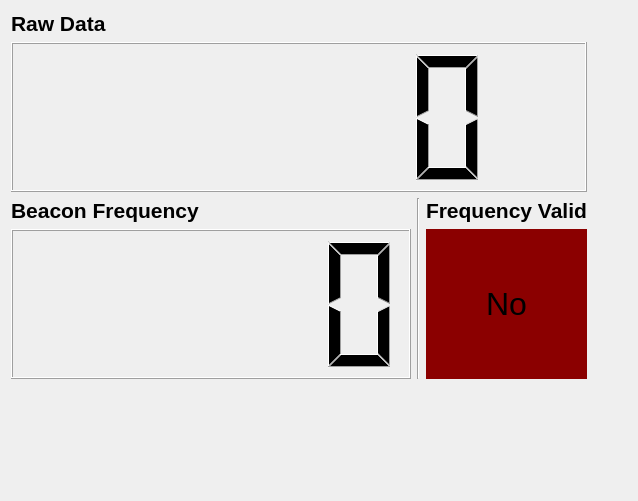
        <widget class="QWidget" name="tab_5">
         <attribute name="title">
          <string>RDF</string>
         </attribute>
         <layout class="QGridLayout" name="gridLayout_16">
          <item row="2" column="0">
           <spacer name="verticalSpacer_6">
            <property name="orientation">
             <enum>Qt::Vertical</enum>
            </property>
            <property name="sizeHint" stdset="0">
             <size>
              <width>20</width>
              <height>111</height>
             </size>
            </property>
           </spacer>
          </item>
          <item row="0" column="0">
           <layout class="QVBoxLayout" name="verticalLayout_20">
            <item>
             <layout class="QVBoxLayout" name="verticalLayout_21">
              <item>
               <widget class="QLabel" name="label_31">
                <property name="font">
                 <font>
                  <pointsize>16</pointsize>
                  <weight>75</weight>
                  <bold>true</bold>
                 </font>
                </property>
                <property name="text">
                 <string>Raw Data</string>
                </property>
               </widget>
              </item>
              <item>
               <widget class="QLCDNumber" name="rssi_lcdnumber">
                <property name="minimumSize">
                 <size>
                  <width>400</width>
                  <height>150</height>
                 </size>
                </property>
               </widget>
              </item>
             </layout>
            </item>
            <item>
             <layout class="QVBoxLayout" name="verticalLayout_22"/>
            </item>
           </layout>
          </item>
          <item row="0" column="1">
           <spacer name="horizontalSpacer_19">
            <property name="orientation">
             <enum>Qt::Horizontal</enum>
            </property>
            <property name="sizeHint" stdset="0">
             <size>
              <width>40</width>
              <height>20</height>
             </size>
            </property>
           </spacer>
          </item>
          <item row="1" column="0">
           <layout class="QHBoxLayout" name="horizontalLayout_20">
            <item>
             <layout class="QVBoxLayout" name="verticalLayout_23">
              <item>
               <widget class="QLabel" name="label_32">
                <property name="font">
                 <font>
                  <pointsize>16</pointsize>
                  <weight>75</weight>
                  <bold>true</bold>
                 </font>
                </property>
                <property name="text">
                 <string>Beacon Frequency</string>
                </property>
               </widget>
              </item>
              <item>
               <widget class="QLCDNumber" name="beacon_frequency_lcd_number">
                <property name="minimumSize">
                 <size>
                  <width>400</width>
                  <height>150</height>
                 </size>
                </property>
               </widget>
              </item>
             </layout>
            </item>
            <item>
             <widget class="Line" name="line_12">
              <property name="orientation">
               <enum>Qt::Vertical</enum>
              </property>
             </widget>
            </item>
            <item>
             <layout class="QVBoxLayout" name="verticalLayout_24">
              <item>
               <widget class="QLabel" name="label_33">
                <property name="font">
                 <font>
                  <pointsize>16</pointsize>
                  <weight>75</weight>
                  <bold>true</bold>
                 </font>
                </property>
                <property name="text">
                 <string>Frequency Valid</string>
                </property>
               </widget>
              </item>
              <item>
               <widget class="QLabel" name="beacon_frequency_valid_label">
                <property name="minimumSize">
                 <size>
                  <width>0</width>
                  <height>150</height>
                 </size>
                </property>
                <property name="font">
                 <font>
                  <pointsize>24</pointsize>
                 </font>
                </property>
                <property name="styleSheet">
                 <string notr="true">background-color:darkred;</string>
                </property>
                <property name="text">
                 <string>No</string>
                </property>
                <property name="alignment">
                 <set>Qt::AlignCenter</set>
                </property>
               </widget>
              </item>
             </layout>
            </item>
           </layout>
          </item>
         </layout>
        </widget>
